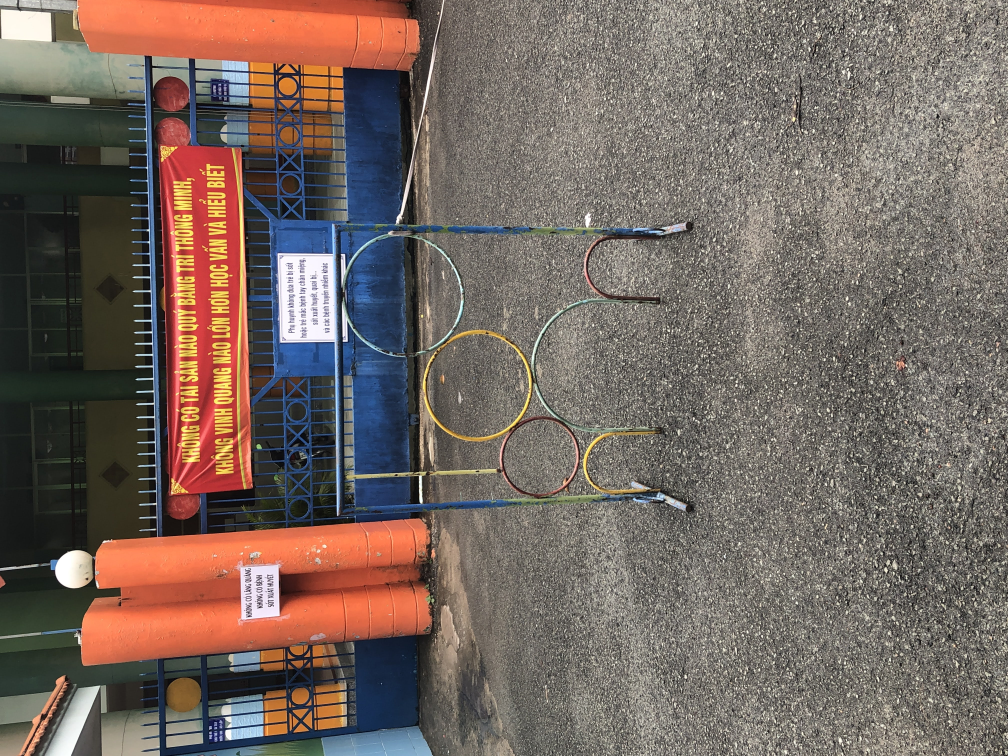
#> input picture Trippy Ornaments/IMG_9786.JPG, 4032 x 3024 px (shown at 1/4 size); its folder holds only this picture in this run
$ python generate_photo_glsl_from_images.py
#> lines starting #> are read from the running program, lines starting #| are printed output that depends on the picture
#!/usr/bin/env python3
from __future__ import annotations

import colorsys
import hashlib
import math
from dataclasses import dataclass
from pathlib import Path

from PIL import Image, ImageOps
from pillow_heif import register_heif_opener


ROOT = Path(__file__).resolve().parent

BATCHES = [
    {
        "title": "Trippy Ornaments",
        "source": ROOT / "Trippy Ornaments",
        "output": ROOT / "moodboard_htmls" / "trippy_ornaments_all",
    },
    {
        "title": "Trippy Ornaments 3-001",
        "source": ROOT / "Trippy Ornaments-3-001" / "Trippy Ornaments",
        "output": ROOT / "moodboard_htmls" / "trippy_ornaments_all",
    },
]

IMAGE_EXTS = {".jpg", ".jpeg", ".png", ".webp", ".heic"}


@dataclass
class ImageStats:
    palette: list[tuple[float, float, float]]
    brightness: float
    saturation: float
    contrast: float
    warmness: float
    width: int
    height: int


def stable_seed(text: str) -> int:
    return int(hashlib.sha256(text.encode("utf-8")).hexdigest()[:16], 16)


def clamp01(value: float) -> float:
    return max(0.0, min(1.0, value))


def fmt(value: float) -> str:
    return f"{value:.4f}"


def vec3(color: tuple[float, float, float]) -> str:
    return f"vec3({fmt(color[0])}, {fmt(color[1])}, {fmt(color[2])})"


def load_image(path: Path) -> Image.Image:
    img = Image.open(path)
#> img is the input picture: PIL image 4032x3024 RGB; mean R, G, B 117.2, 103.1, 95.6
    img = ImageOps.exif_transpose(img)
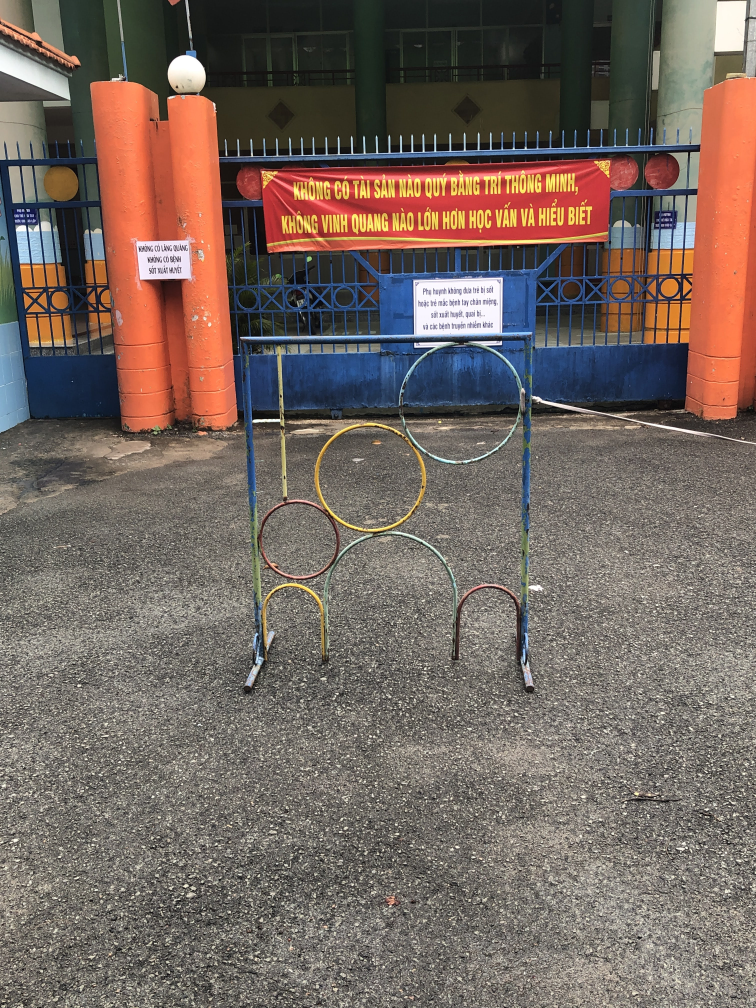
#> img: PIL image 3024x4032 RGB (shown at 1/4 size); mean R, G, B 117.2, 103.1, 95.6
    return img.convert("RGB")


def crop_square(img: Image.Image) -> Image.Image:
    side = min(img.size)
#> side = 3024
    left = (img.width - side) // 2
#> left = 0
    top = (img.height - side) // 2
#> top = 504
    return img.crop((left, top, left + side, top + side))
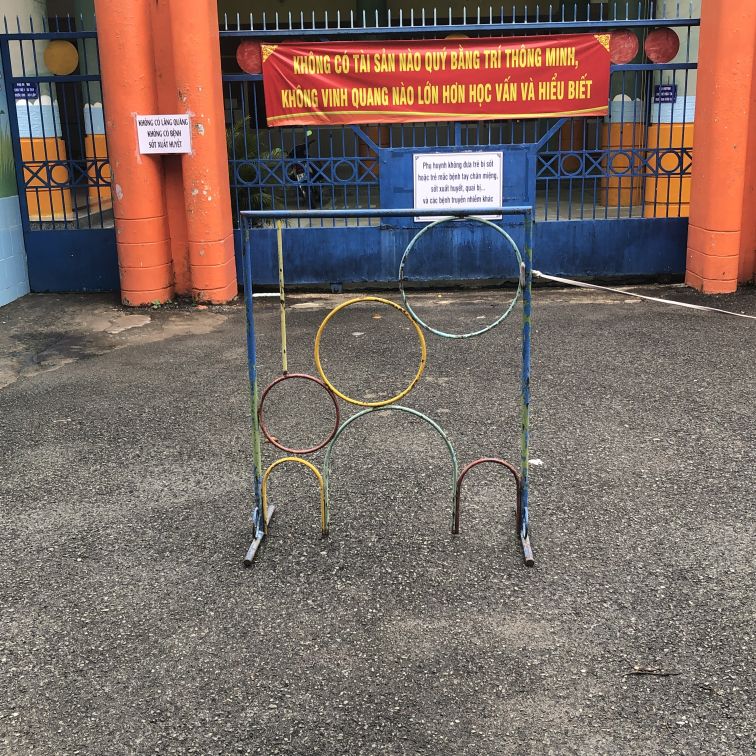
#> returned value: PIL image 3024x3024 RGB (shown at 1/4 size); mean R, G, B 123.2, 106.1, 99.2


def fallback_palette(seed: int) -> list[tuple[float, float, float]]:
    colors = []
    for i in range(5):
        h = (((seed >> (i * 9)) & 511) / 511.0 + i * 0.137) % 1.0
        s = 0.48 + 0.34 * (((seed >> (i * 5 + 3)) & 31) / 31.0)
        v = 0.45 + 0.43 * (((seed >> (i * 7 + 1)) & 31) / 31.0)
        colors.append(colorsys.hsv_to_rgb(h, s, v))
    return colors


def analyze_image(img: Image.Image, seed: int) -> ImageStats:
    sample = crop_square(img).resize((96, 96), Image.Resampling.LANCZOS)
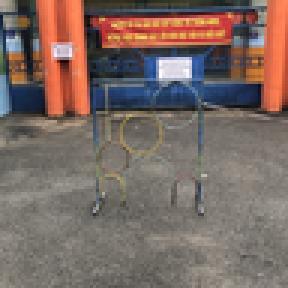
#> sample: PIL image 96x96 RGB (shown 3 times larger); mean R, G, B 123.2, 106.1, 99.2
    quantized = sample.quantize(colors=6, method=Image.Quantize.MEDIANCUT)
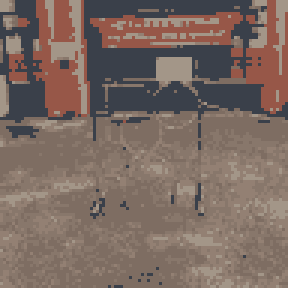
#> quantized: PIL image 96x96 P (shown 3 times larger); mean R, G, B 123.5, 105.5, 97.6
    palette_raw = quantized.getpalette() or []
#> palette_raw = [163, 150, 136, 147, 128, 115, 136, 119, 107, 126, 109, 98, 151, 87, 72, 58, 64, 74]
    counts = sorted(quantized.getcolors(96 * 96) or [], reverse=True)
#> counts = [(2471, 3), (1862, 5), (1651, 2), (1220, 1), (1116, 4), (896, 0)]

    colors: list[tuple[float, float, float]] = []
    for count, index in counts:
        base = index * 3
        if base + 2 >= len(palette_raw):
            continue
        r, g, b = palette_raw[base], palette_raw[base + 1], palette_raw[base + 2]
        color = (r / 255.0, g / 255.0, b / 255.0)
        if max(color) - min(color) > 0.015 or not colors:
            colors.append(color)
        if len(colors) >= 5:
            break
#> this loop made 5 passes
#> (count, index, base, r, g, b, color) on passes 1 to 5: (2471, 3, 9, 126, 109, 98, (0.494, 0.427, 0.384)), (1862, 5, 15, 58, 64, 74, (0.227, 0.251, 0.29)), (1651, 2, 6, 136, 119, 107, (0.533, 0.467, 0.42)), (1220, 1, 3, 147, 128, 115, (0.576, 0.502, 0.451)), (1116, 4, 12, 151, 87, 72, (0.592, 0.341, 0.282))
#> after the loop, colors = [(0.494, 0.427, 0.384), (0.227, 0.251, 0.29), (0.533, 0.467, 0.42), (0.576, 0.502, 0.451), (0.592, 0.341, 0.282)]

    for color in fallback_palette(seed):
        if len(colors) >= 5:
            break
        colors.append(color)

    if hasattr(sample, "get_flattened_data"):
        pixels = list(sample.get_flattened_data())
    else:
        pixels = list(sample.getdata())
#> pixels = 9216 items, first 6: (179, 168, 151), (171, 163, 146), (162, 156, 139), (149, 144, 124), (113, 114, 98), (65, 70, 58)
    luminances = []
    saturations = []
    warm_delta = []
    for r8, g8, b8 in pixels:
        r, g, b = r8 / 255.0, g8 / 255.0, b8 / 255.0
        lum = 0.2126 * r + 0.7152 * g + 0.0722 * b
        luminances.append(lum)
        h, s, v = colorsys.rgb_to_hsv(r, g, b)
        saturations.append(s)
        warm_delta.append(r - b)
#> this loop made 9216 passes
#> (r8, g8, b8, r, g, b, lum, h) on passes 1 to 3: (179, 168, 151, 0.702, 0.659, 0.592, 0.663, 0.101), (171, 163, 146, 0.671, 0.639, 0.573, 0.641, 0.113), (162, 156, 139, 0.635, 0.612, 0.545, 0.612, 0.123)
#> after the loop, luminances = 9216 values, max 1 at index 2270, min 0.0401 at index 1833, mean 0.428; saturations = 9216 values, max 1 at index 2774, min 0 at index 972, mean 0.251; warm_delta = 9216 values, max 0.733 at index 2005, min -0.51 at index 2067, mean 0.0943

    mean_lum = sum(luminances) / len(luminances)
#> mean_lum = 0.428
    variance = sum((v - mean_lum) ** 2 for v in luminances) / len(luminances)
#> variance = 0.0173
    mean_sat = sum(saturations) / len(saturations)
#> mean_sat = 0.251
    mean_warm = sum(warm_delta) / len(warm_delta)
#> mean_warm = 0.0943

    return ImageStats(
        palette=colors[:5],
        brightness=mean_lum,
        saturation=mean_sat,
        contrast=math.sqrt(variance),
        warmness=mean_warm,
        width=img.width,
        height=img.height,
    )


def save_preview(img: Image.Image, path: Path) -> None:
    path.parent.mkdir(parents=True, exist_ok=True)
    preview = img.copy()
    preview.thumbnail((1400, 1400), Image.Resampling.LANCZOS)
    preview.save(path, "JPEG", quality=88, optimize=True)


def shader_for(name: str, stats: ImageStats, batch_title: str) -> str:
    seed = stable_seed(f"{batch_title}:{name}")
    palette = stats.palette
    sector = 5 + (seed % 8)
    rings = 10.0 + ((seed >> 4) % 10) * 1.4
    twist = 0.45 + ((seed >> 9) % 100) / 95.0
    bead_count = 12.0 + ((seed >> 15) % 16)
    pulse = 0.18 + stats.saturation * 0.42
    overlay = 0.18 + stats.saturation * 0.26
    warp = 0.006 + stats.contrast * 0.035
    edge_gain = 0.35 + stats.contrast * 1.15
    warmth = 0.45 + clamp01((stats.warmness + 0.35) / 0.7) * 0.35
    variant = seed % 5

    c1, c2, c3, c4, c5 = [vec3(color) for color in palette]

    if variant == 0:
        motif = """
    float ornament = sin(k.x * 15.0 + petals * 2.0 + t * 1.5) *
                     cos(k.y * 17.0 - ringWave * 0.3 - t);
    float inlay = smoothstep(0.52, 0.96, ornament);
    patternColor = mix(patternColor, c3, inlay * 0.75);
    mask = max(mask, inlay * 0.55);
    mask = max(mask, smoothstep(0.020, 0.0, abs(fract(r * 7.0 - t * 0.10) - 0.5)) * 0.45);
"""
    elif variant == 1:
        motif = """
    vec2 tile = fract(k * 5.0 + vec2(t * 0.06, -t * 0.04)) - 0.5;
    float clover = cos(atan(tile.y, tile.x) * 4.0) * 0.16 + 0.24 - length(tile);
    float lead = smoothstep(0.018, 0.0, abs(clover));
    patternColor = mix(patternColor, c3, smoothstep(0.0, 0.08, clover) * 0.80);
    patternColor = mix(patternColor, c5, lead * 0.90);
    mask = max(mask, smoothstep(0.0, 0.08, clover) * 0.50 + lead * 0.30);
"""
    elif variant == 2:
        motif = """
    float braid = sin((k.x + k.y) * 22.0 + t * 1.4) + sin((k.x - k.y) * 20.0 - t * 1.1);
    float thread = smoothstep(1.05, 1.85, braid + petals * 0.45);
    float stitch = smoothstep(0.025, 0.0, abs(sin(a * 18.0 + r * 20.0 - t * 1.8)));
    patternColor = mix(patternColor, c3, thread * 0.78);
    patternColor += c5 * stitch * 0.25;
    mask = max(mask, thread * 0.55 + stitch * 0.24);
"""
    elif variant == 3:
        motif = """
    float liquid = sin(k.x * 10.0 + sin(k.y * 6.0 + t) * 2.0 + t * 1.7);
    float islands = smoothstep(0.16, 0.86, liquid + petals * 0.38);
    float rim = smoothstep(0.045, 0.0, abs(liquid + petals * 0.38 - 0.22));
    patternColor = mix(patternColor, c3, islands * 0.72);
    patternColor = mix(patternColor, c5, rim * 0.65);
    mask = max(mask, islands * 0.46 + rim * 0.32);
"""
    else:
        motif = """
    float scallop = sin((r * 18.0 - t * 2.0) + cos(a * segments) * 1.8);
    float enamel = smoothstep(0.18, 0.84, scallop + lattice * 0.55);
    float pin = smoothstep(0.025, 0.0, abs(sin(a * 30.0 + t) * 0.5 + cos(r * 28.0 - t * 1.3) * 0.5));
    patternColor = mix(patternColor, c3, enamel * 0.68);
    patternColor = mix(patternColor, c5, pin * 0.52);
    mask = max(mask, enamel * 0.46 + pin * 0.28);
"""

    return f"""uniform sampler2D iChannel0;
uniform vec2 iImageResolution;

mat2 rot(float a) {{
    float s = sin(a);
    float c = cos(a);
    return mat2(c, -s, s, c);
}}

vec2 coverUv(vec2 uv, vec2 canvas, vec2 image) {{
    float canvasAspect = canvas.x / canvas.y;
    float imageAspect = image.x / image.y;
    vec2 scale = canvasAspect > imageAspect
        ? vec2(1.0, imageAspect / canvasAspect)
        : vec2(canvasAspect / imageAspect, 1.0);
    return (uv - 0.5) * scale + 0.5;
}}

float luma(vec3 c) {{
    return dot(c, vec3(0.2126, 0.7152, 0.0722));
}}

void main() {{
    vec2 uv = gl_FragCoord.xy / iResolution.xy;
    vec2 texUv = coverUv(uv, iResolution, iImageResolution);
    vec2 p = uv * 2.0 - 1.0;
    p.x *= iResolution.x / iResolution.y;

    float t = iTime * {fmt(pulse)};
    vec2 photoP = texUv - 0.5;
    float r = length(p);
    float a = atan(p.y, p.x);
    float segments = {fmt(float(sector))};
    float slice = 6.2831853 / segments;
    float ma = abs(mod(a + slice * 0.5 + sin(t) * 0.025, slice) - slice * 0.5);
    vec2 k = vec2(cos(ma), sin(ma)) * r;
    k += 0.035 * vec2(sin(k.y * 8.0 + t * 2.2), cos(k.x * 7.0 - t * 1.8));

    float ringWave = sin(r * {fmt(rings)} - t * 3.0);
    float petals = cos(ma * {fmt(float(sector * 2))} + r * {fmt(twist * 5.0)} + sin(t + r * 2.0));
    float lattice = sin((k.x + k.y) * {fmt(18.0 + stats.saturation * 18.0)}) *
                    sin((k.x - k.y) * {fmt(16.0 + stats.contrast * 42.0)});
    float bead = smoothstep(0.86, 0.99, cos(ma * {fmt(bead_count)} - t * 2.4)) *
                 smoothstep(0.035, 0.0, abs(fract(r * {fmt(4.0 + stats.brightness * 7.5)} - t * 0.18) - 0.5));

    vec2 warp = vec2(
        sin(k.y * {fmt(7.0 + stats.saturation * 8.0)} + t * 1.8 + petals),
        cos(k.x * {fmt(6.0 + stats.contrast * 16.0)} - t * 1.6 + ringWave)
    ) * {fmt(warp)};
    vec2 sampleUv = clamp(texUv + warp * smoothstep(1.35, 0.05, r), 0.001, 0.999);
    vec3 photo = texture2D(iChannel0, sampleUv).rgb;
    vec3 photoSoft = texture2D(iChannel0, clamp(texUv + warp * 2.5, 0.001, 0.999)).rgb;

    vec3 c1 = {c1};
    vec3 c2 = {c2};
    vec3 c3 = {c3};
    vec3 c4 = {c4};
    vec3 c5 = {c5};

    vec3 patternColor = mix(c1, c2, smoothstep(-0.55, 0.70, ringWave + petals * 0.34));
    patternColor = mix(patternColor, c4, smoothstep(0.15, 0.92, lattice));
    float mask = 0.10 + smoothstep(0.78, 0.98, abs(lattice)) * 0.18;
{motif}
    mask = max(mask, bead * 0.42);

    float edge = length(photo - photoSoft) * {fmt(edge_gain)};
    mask *= smoothstep(1.28, 0.02, r);
    mask *= 0.65 + smoothstep(0.05, 0.38, edge + abs(luma(photo) - {fmt(stats.brightness)}) * 0.35);

    vec3 tintedPhoto = mix(photo.bgr, photo, {fmt(warmth)});
    vec3 col = mix(tintedPhoto, patternColor, clamp(mask * {fmt(overlay)}, 0.0, 0.42));
    col += c5 * bead * {fmt(0.08 + stats.saturation * 0.13)};
    col += vec3(1.0, 0.95, 0.82) * smoothstep(0.96, 1.0, sin(r * 42.0 - t * 7.0 + petals)) * 0.035;
    col = mix(col, col * (0.74 + 0.26 * smoothstep(1.45, 0.02, length(photoP) * 2.0)), 0.55);

    gl_FragColor = vec4(pow(clamp(col, 0.0, 1.0), vec3(0.94)), 1.0);
}}
"""


def html_for(title: str, glsl: str) -> str:
    return f"""<!DOCTYPE html>
<html lang="en">
<head>
    <meta charset="UTF-8">
    <meta name="viewport" content="width=device-width, initial-scale=1.0">
    <title>Shader: {title}</title>
    <style>body {{ margin: 0; overflow: hidden; background-color: #000; }} canvas {{ display: block; width: 100vw; height: 100vh; }}</style>
</head>
<body>
    <canvas id="glcanvas"></canvas>
    <script id="vertex-shader" type="x-shader/x-vertex">attribute vec2 position; void main() {{ gl_Position = vec4(position, 0.0, 1.0); }}</script>
    <script id="fragment-shader" type="x-shader/x-fragment">
        precision highp float; uniform vec2 iResolution; uniform float iTime;

{glsl}
    </script>
    <script>
        function main() {{
            const canvas = document.getElementById("glcanvas"); const gl = canvas.getContext("webgl");
            if (!gl) {{ console.error("WebGL unavailable"); return; }}
            const vs = gl.createShader(gl.VERTEX_SHADER); gl.shaderSource(vs, document.getElementById("vertex-shader").text); gl.compileShader(vs);
            const fs = gl.createShader(gl.FRAGMENT_SHADER); gl.shaderSource(fs, document.getElementById("fragment-shader").text); gl.compileShader(fs);
            if (!gl.getShaderParameter(fs, gl.COMPILE_STATUS)) {{ console.error("FS compile error: " + gl.getShaderInfoLog(fs)); }}
            const prog = gl.createProgram(); gl.attachShader(prog, vs); gl.attachShader(prog, fs); gl.linkProgram(prog);
            if (!gl.getProgramParameter(prog, gl.LINK_STATUS)) {{ console.error("Link error: " + gl.getProgramInfoLog(prog)); console.error("FS Log: " + gl.getShaderInfoLog(fs)); }}
            const pos = gl.getAttribLocation(prog, "position"); const res = gl.getUniformLocation(prog, "iResolution"); const time = gl.getUniformLocation(prog, "iTime");
            const imageResolution = gl.getUniformLocation(prog, "iImageResolution"); const channel = gl.getUniformLocation(prog, "iChannel0");
            const buf = gl.createBuffer(); gl.bindBuffer(gl.ARRAY_BUFFER, buf); gl.bufferData(gl.ARRAY_BUFFER, new Float32Array([-1,-1, 1,-1, -1,1, -1,1, 1,-1, 1,1]), gl.STATIC_DRAW);
            const texture = gl.createTexture();
            const image = new Image();
            image.onload = () => {{
                gl.bindTexture(gl.TEXTURE_2D, texture);
                gl.pixelStorei(gl.UNPACK_FLIP_Y_WEBGL, true);
                gl.texParameteri(gl.TEXTURE_2D, gl.TEXTURE_WRAP_S, gl.CLAMP_TO_EDGE);
                gl.texParameteri(gl.TEXTURE_2D, gl.TEXTURE_WRAP_T, gl.CLAMP_TO_EDGE);
                gl.texParameteri(gl.TEXTURE_2D, gl.TEXTURE_MIN_FILTER, gl.LINEAR);
                gl.texParameteri(gl.TEXTURE_2D, gl.TEXTURE_MAG_FILTER, gl.LINEAR);
                gl.texImage2D(gl.TEXTURE_2D, 0, gl.RGBA, gl.RGBA, gl.UNSIGNED_BYTE, image);
                requestAnimationFrame(render);
            }};
            image.onerror = () => console.error("Could not load source texture for {title}");
            image.src = "assets/{title}.jpg";
            function render(t) {{
                canvas.width = window.innerWidth; canvas.height = window.innerHeight; gl.viewport(0, 0, gl.canvas.width, gl.canvas.height);
                gl.useProgram(prog); gl.enableVertexAttribArray(pos); gl.bindBuffer(gl.ARRAY_BUFFER, buf); gl.vertexAttribPointer(pos, 2, gl.FLOAT, false, 0, 0);
                gl.uniform2f(res, gl.canvas.width, gl.canvas.height); gl.uniform1f(time, t * 0.001);
                gl.uniform2f(imageResolution, image.naturalWidth || 1, image.naturalHeight || 1);
                gl.activeTexture(gl.TEXTURE0); gl.bindTexture(gl.TEXTURE_2D, texture); gl.uniform1i(channel, 0);
                gl.drawArrays(gl.TRIANGLES, 0, 6); requestAnimationFrame(render);
            }}
        }} window.onload = main;
    </script>
</body>
</html>
"""


def index_for(title: str, items: list[str]) -> str:
    cards = "\n".join(
        f"""        <article class="card">
            <div class="thumbs">
                <img src="assets/{name}.jpg" alt="{name} original">
                <iframe src="{name}.html" title="{name} shader"></iframe>
            </div>
            <div class="meta"><strong>{name}</strong><a href="{name}.html">Open shader</a></div>
        </article>"""
        for name in items
    )
    return f"""<!DOCTYPE html>
<html lang="en">
<head>
    <meta charset="UTF-8">
    <meta name="viewport" content="width=device-width, initial-scale=1.0">
    <title>{title} Shader Folder</title>
    <style>
        * {{ box-sizing: border-box; }}
        body {{ margin: 0; background: #111; color: #f2efe8; font-family: Arial, sans-serif; }}
        header {{ position: sticky; top: 0; z-index: 2; padding: 18px 24px; background: rgba(17,17,17,.92); border-bottom: 1px solid #333; }}
        h1 {{ margin: 0; font-size: 22px; font-weight: 700; }}
        p {{ margin: 6px 0 0; color: #b8b0a3; }}
        main {{ display: grid; grid-template-columns: repeat(auto-fill, minmax(320px, 1fr)); gap: 18px; padding: 18px; }}
        .card {{ background: #1b1b1b; border: 1px solid #333; border-radius: 8px; overflow: hidden; }}
        .thumbs {{ display: grid; grid-template-columns: 1fr 1fr; aspect-ratio: 16 / 9; background: #000; }}
        img, iframe {{ width: 100%; height: 100%; border: 0; object-fit: cover; }}
        .meta {{ display: flex; justify-content: space-between; gap: 12px; padding: 12px; align-items: center; }}
        a {{ color: #ffca6a; text-decoration: none; white-space: nowrap; }}
    </style>
</head>
<body>
    <header><h1>{title}</h1><p>{len(items)} photo-derived GLSL shaders</p></header>
    <main>
{cards}
    </main>
</body>
</html>
"""


def process_batch(batch: dict[str, Path | str]) -> int:
    title = str(batch["title"])
    source = Path(batch["source"])
    output = Path(batch["output"])
    assets = output / "assets"
    glsl_dir = output / "glsl"
    assets.mkdir(parents=True, exist_ok=True)
    glsl_dir.mkdir(parents=True, exist_ok=True)

    image_paths = sorted(
        [p for p in source.iterdir() if p.is_file() and p.suffix.lower() in IMAGE_EXTS],
        key=lambda p: p.name.lower(),
    )
    names: list[str] = []
    for path in image_paths:
        name = path.stem
        seed = stable_seed(f"{title}:{name}")
        img = load_image(path)
        save_preview(img, assets / f"{name}.jpg")
        stats = analyze_image(img, seed)
        glsl = shader_for(name, stats, title)
        (glsl_dir / f"{name}.glsl").write_text(glsl, encoding="utf-8")
        (output / f"{name}.html").write_text(html_for(name, glsl), encoding="utf-8")
        names.append(name)
        print(f"{title}: {name}")

    (output / "index.html").write_text(index_for(title, names), encoding="utf-8")
    return len(names)


def main() -> int:
    register_heif_opener()
    total = 0
    for batch in BATCHES:
        total += process_batch(batch)
    print(f"Generated {total} photo-derived GLSL shaders.")
    return 0


if __name__ == "__main__":
    raise SystemExit(main())
#> (the program exits here)
